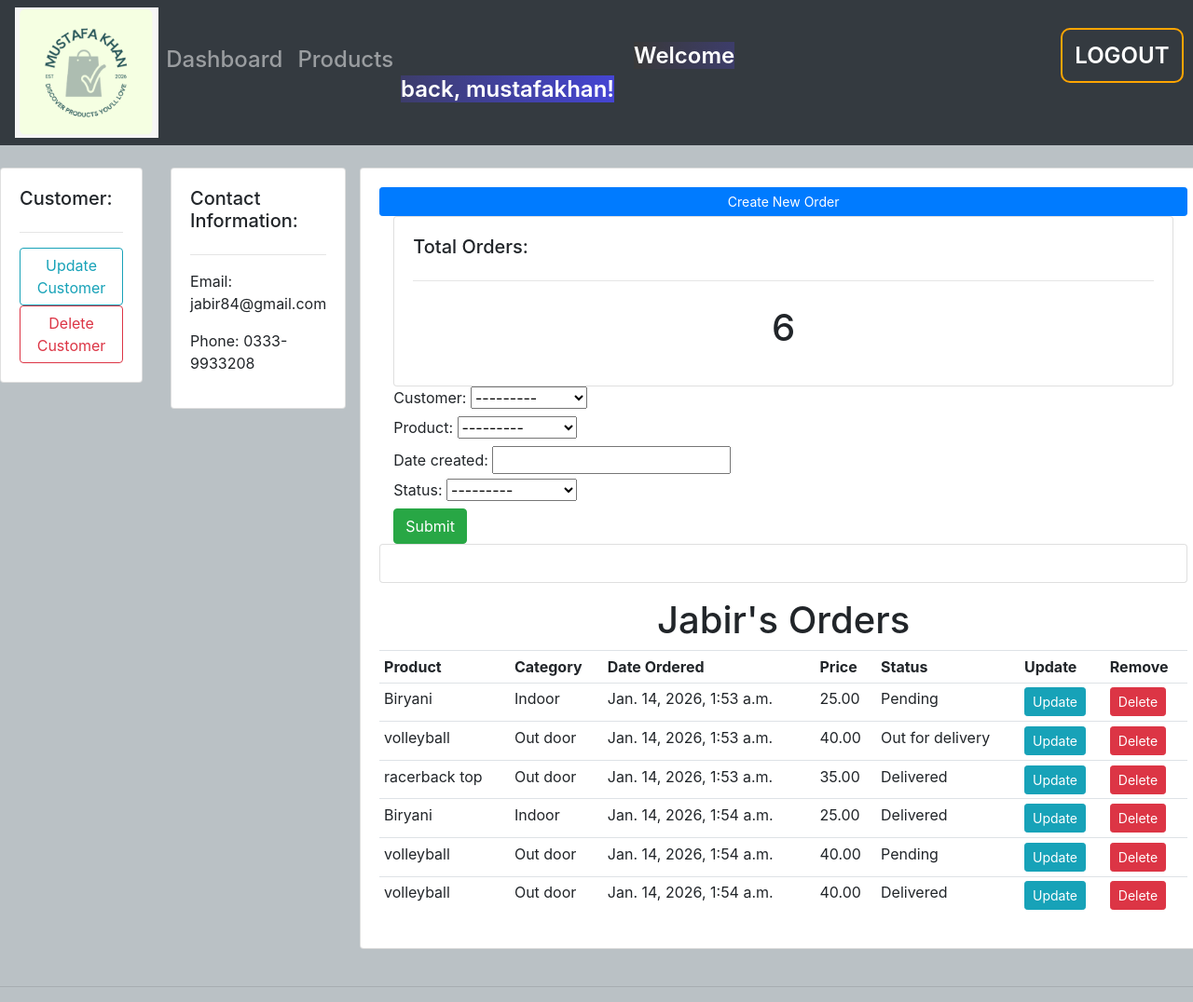
Page /customer/1 (signed in) on the committed database.
### accounts/models.py (models this page shows, shortened)
class Customer(models.Model):
  name = models.CharField(max_length=200)
  phone = models.CharField(max_length=20,null=True)
  email = models.CharField(max_length=25,null=True)
  date_created = models.DateField(auto_now_add=True, null=True)
  def __str__(self):
    return self.name

class Order(models.Model):
  STATUS = (
            ('Pending','Pending'),
            ('Out for delivery','Out for delivery'),
            ('Delivered','Delivered')
  )
  customer = models.ForeignKey(Customer,on_delete=models.CASCADE)
  product = models.ForeignKey(Product,on_delete=models.CASCADE)
  date_created = models.DateTimeField(auto_now_add=True,null=True)
  status = models.CharField(max_length=200,choices=STATUS,null=True)

class Product(models.Model):
  CATEGORY = (
    ('Indoor','Indoor'),
    ('Out door', 'Out door')
  )
  name = models.CharField(max_length = 100,null=True)
  category = models.CharField(null=True,choices = CATEGORY)
  price = models.DecimalField(max_digits=25,decimal_places=2)
  description = models.CharField(max_length=300, blank=True)
  date_created = models.DateTimeField(auto_now_add=True,null=True)
  tag = models.ManyToManyField(Tag)
  def __str__(self):
    return self.name

### accounts/views.py (the view)
# urls.py: path('customer/<str:pkey>',views.customer,name='customer'),
@login_required(login_url='login')
def customer(request,pkey):
    certain_customer = Customer.objects.get(id=pkey)
    customer_orders = certain_customer.order_set.all()
    total_orders = certain_customer.order_set.all().count
    orderfilter = OrderFilter(request.GET,queryset=customer_orders)
    customer_orders = orderfilter.qs
    Context = {"certain_customer":certain_customer,"customer_orders":customer_orders,
               "total_orders":total_orders,'OrderFilter':orderfilter}
    return render(request, 'accounts/customer.html',context=Context)

### accounts/templates/accounts/customer.html (shortened to what this page needs)
{% extends 'accounts/base.html' %}
{% block content %}
<div class="row">
  <div class="col-md">
    <div class="card card-body">
      <h5>Customer: </h5>
      <hr>
      <a class="btn btn-outline-info btn-smbtn-block" href="{% url 'update_customer' certain_customer.id %}">Update Customer</a>
      <a class="btn btn-outline-danger btn-smbtn-block" href="{%url 'delete_customer' certain_customer.id%}">Delete Customer</a>
    </div>
  </div>
  <div class="col-md">
    <div class="card card-body">
      <h5>Contact Information: </h5>
      <hr>
      <p>Email: {{certain_customer.email}}</p>
      <p>Phone: {{certain_customer.phone}}</p>
    </div>
  </div>
      <div class="card card-body">
          <a class="btn btn-primary btn-sm btn-block" href="{% url 'create_order' certain_customer.id %}">Create New Order</a>
          <table class="table table-sm">
  <div class="col-md">
    <div class="card card-body">
      <h5>Total Orders: </h5>
      <hr>
      <h1 style="text-align:center;padding:10px">{{total_orders}}</h1>
    </div>
          <form action="" method="get">
          <div id="filterform">{{OrderFilter.form}}</div>
          <input type="submit" class="btn btn-success" name="submit" id="submit" >
          </form>
  </div>
</div>
<div class="row">
  <div class="col-md">
    <div class="card card-body">
      <table class="table table-sm">
        <h1 align="center">{{certain_customer.name}}'s Orders</h1>
        <tr>
          <th>Product</th>
          <th>Category</th>
          <th>Date Ordered</th>
          <th>Price</th>
          <th>Status</th>
          <th>Update</th>
          <th>Remove</th>
        </tr>
        {% for order in customer_orders %}
        <tr>
          <td>{{order.product.name}}</td>
          <td>{{order.product.category}}</td>
          <td>{{order.date_created}}</td>
          <td>{{order.product.price}}</td>
          <td>{{order.status}}</td>
          <td><a class="btn btn-sm btn-info" href="{%url 'update_order' order.id%}">Update</a></td>
          <td><a class="btn btn-sm btn-danger" href="{%url 'delete_order' order.id%}">Delete</a></td>
        {%endfor%}
        </tr>
      </table>
    </div>
  </div>
      <br>
    </div>
  </div>
{% endblock %}

### accounts/templates/accounts/navbar.html (shortened to what this page needs)
{% load static %}
<nav id="navbar" class="navbar navbar-expand-lg navbar-dark bg-dark">
  <img src="{%static 'images/logo.png'%}" height="140" width="180">
  <div class="collapse navbar-collapse" id="navbarNav">
    <ul class="navbar-nav">
      <li class="nav-item active">
        <h4><a class="nav-link" href="{% url 'home' %}">Dashboard</a></h4>
      </li>
      <li class="nav-item">
        <h4><a class="nav-link" href="{% url 'product' %}">Products</a></h4>
      </li>
      <li>
              <span id="greet-user" align="right">Welcome back, {{request.user.username}}!</span>
      </li>
      <div id="logout-container">
        <a id="logout" href="{%url 'logout'%}">LOGOUT</a>
      </div>
    </ul>
  </div>
</nav>
<br>

### accounts/templates/accounts/base.html (style rules this page uses)
body { background-color: rgb(186, 193, 197); }
#navbar { width:100%; }
#logout { padding:13px; color:white; font-size:x-large; font-weight:600; margin-left:50px; width:150px; text-align:center; width:150px; border-radius:10px; height:50px; border:2px orange solid; text-decoration:none; }
#greet-user { display:inline; color:white; font-size:x-large; font-weight:600; margin-left:250px; width:300px; text-align:center; background:linear-gradient(to right,rgb(57, 57, 57),rgb(69, 69, 212)); }
#logout-container { display:inline; justify-content:right; align-self:right; margin-left:300px; }

### rows in the picture
Customer: email "jabir84@gmail.com", phone "0333-9933208", id "6", name "Jabir"
Order: product.name "Biryani", product.category "Indoor", date_created "Jan. 14, 2026, 1:53 a.m.", product.price "25.00", status "Pending"
Order: product.name "volleyball", product.category "Out door", date_created "Jan. 14, 2026, 1:53 a.m.", product.price "40.00", status "Out for delivery"
Order: product.name "racerback top", product.category "Out door", date_created "Jan. 14, 2026, 1:53 a.m.", product.price "35.00", status "Delivered"
Order: product.name "Biryani", product.category "Indoor", date_created "Jan. 14, 2026, 1:54 a.m.", product.price "25.00", status "Delivered"
Order: product.name "volleyball", product.category "Out door", date_created "Jan. 14, 2026, 1:54 a.m.", product.price "40.00", status "Pending"
Order: product.name "volleyball", product.category "Out door", date_created "Jan. 14, 2026, 1:54 a.m.", product.price "40.00", status "Delivered"

### other values in the picture
{{ request.user.username }} "mustafakhan"
